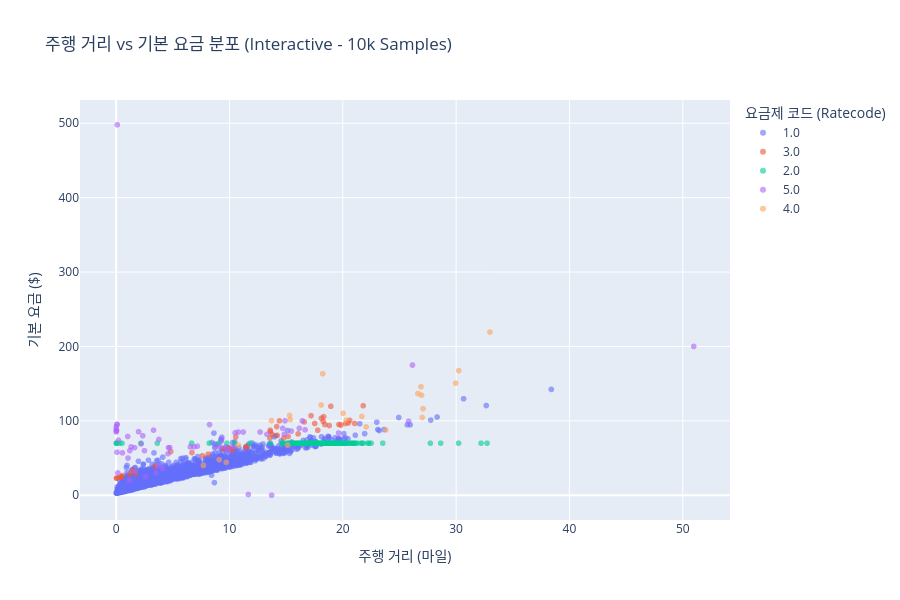

This figure's notebook cell:
### Markdown cell above
### 2-3. 주행 거리 vs 기본 요금 산점도 (Interactive Scatter with Sampling)
- 전체 데이터가 대량이므로 웹브라우저 가속을 보장하기 위해 **10,000건 무작위 샘플링**을 취합니다.
- `RatecodeID`를 범주(문자열)로 변환해 색상별 요금 규정을 직관적으로 파악합니다.

### Code cell
# 10,000건 무작위 추출
df_sample = df.sample(n=10000, random_state=42).copy()
df_sample["RatecodeID_str"] = df_sample["RatecodeID"].astype(str)

fig = px.scatter(
    df_sample,
    x="trip_distance",
    y="fare_amount",
    color="RatecodeID_str",
    title="주행 거리 vs 기본 요금 분포 (Interactive - 10k Samples)",
    labels={
        "trip_distance": "주행 거리 (마일)",
        "fare_amount": "기본 요금 ($)",
        "RatecodeID_str": "요금제 코드 (Ratecode)"
    },
    hover_data=["passenger_count", "trip_duration_min", "total_amount"],
    opacity=0.6
)
fig.update_layout(width=900, height=600)
fig.show()
fig.write_html("../outputs/trip_distance_vs_fare_interactive.html")

### Figure 1 — Plotly figure (JSON) as saved in the notebook; plotly's stock layout.template omitted (floating-point values rounded to 4 significant figures; data arrays with more than 128 entries replaced by an {"elided": "..."} marker saying what was removed)
{"data": [{"customdata": {"elided": "9602x3 float values"}, "hovertemplate": "요금제 코드 (Ratecode)=1.0<br>주행 거리 (마일)=%{x}<br>기본 요금 ($)=%{y}<br>passenger_count=%{customdata[0]}<br>trip_duration_min=%{customdata[1]}<br>total_amount=%{customdata[2]}<extra></extra>", "legendgroup": "1.0", "marker": {"color": "#636efa", "opacity": 0.6, "symbol": "circle"}, "mode": "markers", "name": "1.0", "showlegend": true, "type": "scattergl", "x": {"elided": "9602 float values"}, "xaxis": "x", "y": {"elided": "9602 float values"}, "yaxis": "y"}, {"customdata": {"elided": "48x3 float values"}, "hovertemplate": "요금제 코드 (Ratecode)=3.0<br>주행 거리 (마일)=%{x}<br>기본 요금 ($)=%{y}<br>passenger_count=%{customdata[0]}<br>trip_duration_min=%{customdata[1]}<br>total_amount=%{customdata[2]}<extra></extra>", "legendgroup": "3.0", "marker": {"color": "#EF553B", "opacity": 0.6, "symbol": "circle"}, "mode": "markers", "name": "3.0", "showlegend": true, "type": "scattergl", "x": [16.06, 16.6, 11.55, 21.8, 20.25, 13.56, 14.41, 13.61, 19.84, 20.5, 0.06, 0.23, 1.22, 0.03, 14.17, 3.43, 18.94, 18.31, 10.27, 10.56, 15.18, 7.61, 20.61, 19.66, 1.71, 6.69, 4.82, 17.79, 14.22, 0.46, 0.54, 14.79, 9.46, 17.52, 11.45, 18.42, 1.5, 18.11, 9.93, 18.27, 17.2, 13.77, 10.25, 21.05, 0.44, 8.12, 18.8, 13.59], "xaxis": "x", "y": [82.5, 98.6, 65.7, 120.3, 96.5, 76.9, 100.0, 85.3, 94.4, 97.2, 23.0, 23.7, 28.6, 23.0, 92.3, 39.1, 119.6, 105.6, 62.2, 78.3, 79.0, 53.1, 100.7, 95.1, 28.6, 57.3, 58.7, 87.4, 80.4, 24.4, 26.5, 76.9, 62.2, 96.5, 64.3, 95.1, 34.2, 103.5, 63.6, 99.3, 107.0, 81.8, 60.8, 96.5, 24.4, 55.2, 93.7, 87.4], "yaxis": "y"}, {"customdata": {"elided": "267x3 float values"}, "hovertemplate": "요금제 코드 (Ratecode)=2.0<br>주행 거리 (마일)=%{x}<br>기본 요금 ($)=%{y}<br>passenger_count=%{customdata[0]}<br>trip_duration_min=%{customdata[1]}<br>total_amount=%{customdata[2]}<extra></extra>", "legendgroup": "2.0", "marker": {"color": "#00cc96", "opacity": 0.6, "symbol": "circle"}, "mode": "markers", "name": "2.0", "showlegend": true, "type": "scattergl", "x": {"elided": "267 float values"}, "xaxis": "x", "y": {"elided": "267 float values"}, "yaxis": "y"}, {"customdata": {"elided": "60x3 float values"}, "hovertemplate": "요금제 코드 (Ratecode)=5.0<br>주행 거리 (마일)=%{x}<br>기본 요금 ($)=%{y}<br>passenger_count=%{customdata[0]}<br>trip_duration_min=%{customdata[1]}<br>total_amount=%{customdata[2]}<extra></extra>", "legendgroup": "5.0", "marker": {"color": "#ab63fa", "opacity": 0.6, "symbol": "circle"}, "mode": "markers", "name": "5.0", "showlegend": true, "type": "scattergl", "x": [1.02, 9.9, 4.1, 16.16, 9.3, 13.72, 10.78, 1.32, 0.04, 7.17, 1.98, 10.27, 12.7, 6.87, 4.73, 10.5, 0.01, 0.55, 11.22, 19.63, 1.67, 2.2, 15.46, 0.01, 16.42, 25.81, 13.31, 0.07, 8.76, 9.67, 4.58, 2.58, 3.3, 11.67, 3.5, 2.5, 0.01, 0.07, 14.9, 1.63, 3.71, 0.2, 1.19, 2.35, 9.15, 8.24, 3.77, 14.84, 14.7, 1.21, 0.01, 0.15, 0.1, 4.62, 16.67, 1.05, 6.54, 0.09, 50.97, 26.15], "xaxis": "x", "y": [79.0, 60.0, 35.94, 90.0, 75.0, 0.01, 85.0, 65.0, 87.0, 66.0, 85.44, 65.0, 85.0, 65.0, 64.0, 84.0, 85.21, 57.0, 85.0, 83.69, 32.0, 69.0, 86.25, 86.45, 100.0, 99.5, 82.0, 95.0, 65.0, 65.0, 55.9, 25.0, 87.44, 1.0, 30.0, 60.0, 92.0, 57.88, 100.0, 64.0, 40.0, 74.0, 20.0, 80.0, 65.0, 95.0, 75.0, 82.0, 90.0, 60.0, 89.0, 30.0, 498.0, 64.0, 88.0, 50.0, 65.0, 95.44, 200.0, 175.0], "yaxis": "y"}, {"customdata": [[1.0, 33.98, 119.2], [1.0, 15.2, 58.16], [1.0, 39.38, 181.8], [1.0, 61.52, 131.8], [2.0, 68.75, 225.3], [1.0, 50.42, 161.2], [2.0, 40.52, 89.94], [1.0, 61.85, 201.9], [1.0, 59.08, 154.0], [2.0, 59.57, 155.3], [1.0, 48.8, 141.1], [1.0, 20.07, 55.75], [1.0, 27.33, 190.6], [1.0, 97.2, 183.3], [1.0, 82.72, 152.4], [1.0, 64.07, 118.1], [1.0, 86.23, 169.3], [2.0, 20.52, 62.36], [1.0, 47.18, 128.8], [2.0, 24.47, 82.68], [1.0, 40.42, 184.0], [2.0, 40.0, 177.0], [2.0, 44.67, 155.4]], "hovertemplate": "요금제 코드 (Ratecode)=4.0<br>주행 거리 (마일)=%{x}<br>기본 요금 ($)=%{y}<br>passenger_count=%{customdata[0]}<br>trip_duration_min=%{customdata[1]}<br>total_amount=%{customdata[2]}<extra></extra>", "legendgroup": "4.0", "marker": {"color": "#FFA15A", "opacity": 0.6, "symbol": "circle"}, "mode": "markers", "name": "4.0", "showlegend": true, "type": "scattergl", "x": [23.79, 9.72, 26.9, 13.71, 32.99, 20.03, 10.79, 29.96, 15.3, 27.01, 22.06, 7.7, 18.09, 18.23, 20.32, 21.68, 26.95, 9.09, 15.36, 15.14, 26.63, 30.23, 27.08], "xaxis": "x", "y": [87.7, 44.3, 145.8, 100.3, 219.3, 110.1, 67.4, 150.7, 107.3, 104.5, 91.9, 40.1, 121.3, 163.3, 101.0, 105.9, 134.6, 47.8, 101.7, 67.4, 136.7, 167.5, 116.4], "yaxis": "y"}], "layout": {"height": 600, "legend": {"title": {"text": "요금제 코드 (Ratecode)"}, "tracegroupgap": 0}, "title": {"text": "주행 거리 vs 기본 요금 분포 (Interactive - 10k Samples)"}, "width": 900, "xaxis": {"anchor": "y", "domain": [0.0, 1.0], "title": {"text": "주행 거리 (마일)"}}, "yaxis": {"anchor": "x", "domain": [0.0, 1.0], "title": {"text": "기본 요금 ($)"}}}}
